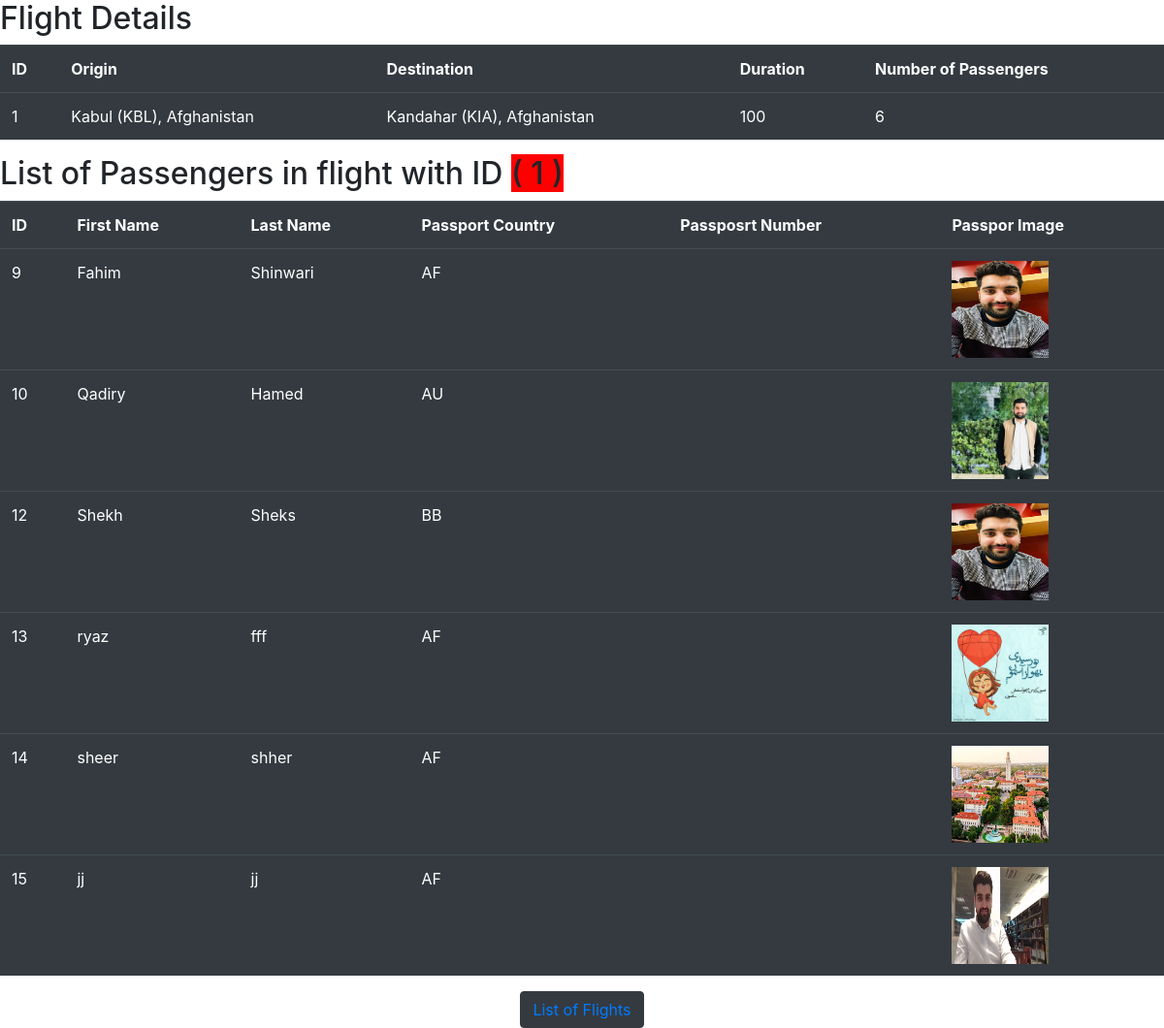
/1/ (signed in), run on the app's committed database.
### FlightsSystem/models.py (models this page shows, shortened)
class FlightModel(models.Model):
    origin = models.ForeignKey(
        AirportsModel, on_delete=models.CASCADE, max_length=30, related_name="departures")
    distination = models.ForeignKey(
        AirportsModel, on_delete=models.CASCADE, related_name="arrivals", max_length=30)
    duration = models.IntegerField()

class AirportsModel(models.Model):
    code = models.CharField(max_length=10)
    city = models.CharField(max_length=20)
    country = models.CharField(max_length=30)
    def __str__(self):
        return f" {self.city} ({self.code}), {self.country}"

class PassengersModel(models.Model):
    first = models.CharField(max_length=10)
    last = models.CharField(max_length=20)
    passportCountry = models.CharField(max_length=30)
    passport_photo = models.ImageField(
        upload_to='images/', null=True, blank=True)
    flights = models.ManyToManyField(
        FlightModel, blank=True, related_name="passengers")

### FlightsSystem/views.py (the view)
# urls.py: path("<int:flight_id>/", views.aFlightDetails, name="aFlightDetails"),
@login_required(login_url='FlightsSystem:Login')
def aFlightDetails(httprequest, flight_id):
    Flight = FlightModel.objects.get(pk=flight_id)
    if Flight:
        passengers = Flight.passengers.all()
        countpassenger = passengers.count()
        return render(httprequest, 'FlightsSystem/aFlightDetails.html', {
            "flight": Flight,
            "passengersInThisFlight": passengers,
            "countPassenger": countpassenger,
        })
    else:
        return HttpResponseNotFound('Flight not found')

### FlightsSystem/templates/FlightsSystem/aFlightDetails.html (shortened to what this page needs)
{% extends 'FlightsSystem/layout.html' %} {% block body %}
<h2>Flight Details</h2>
<table class="table table-dark table-hover">
  <th>ID</th>
  <th>Origin</th>
  <th>Destination</th>
  <th>Duration</th>
  <th>Number of Passengers</th>
  <tr>
    <td>{{flight.id}}</td>
    <td>{{flight.origin}}</td>
    <td>{{flight.distination}}</td>
    <td>{{flight.duration}}</td>
    <td>{{countPassenger}}</td>
  </tr>
</table>
<h2>
  List of Passengers in flight with ID
  <span style="background-color: red">( {{flight.id}} )</span>
</h2>
<table class="table table-dark table-hover">
  <th>ID</th>
  <th>First Name</th>
  <th>Last Name</th>
  <th>Passport Country</th>
  <th>Passposrt Number</th>
  <th>Passpor Image</th>
  {% for apassenger in passengersInThisFlight %}
  <tr>
    <td>{{apassenger.id}}</td>
    <td>{{apassenger.first}}</td>
    <td>{{apassenger.last}}</td>
    <td>{{apassenger.passportCountry}}</td>
    <td>{{apassenger.passportNumber}}</td>
    <td>
      <a href="#" class="image-link">
        <img src="{{ apassenger.passport_photo.url }}" alt="Passport Photo" width="100px" height="100px"/>
      </a>
    </td>
  </tr>
  {% endfor %}
</table>
<div style="text-align: center">
  <button class="btn btn-dark">
    <a href="{% url 'FlightsSystem:AllFLights' %}">List of Flights</a>
  </button>
</div>
{% endblock %}

### data on the page
FlightModel: id "1", origin "Kabul (KBL), Afghanistan", distination "Kandahar (KIA), Afghanistan", duration "100"
PassengersModel: id "9", first "Fahim", last "Shinwari", passportCountry "AF", passport_photo (picture)
PassengersModel: id "10", first "Qadiry", last "Hamed", passportCountry "AU", passport_photo (picture)
PassengersModel: id "12", first "Shekh", last "Sheks", passportCountry "BB", passport_photo (picture)
PassengersModel: id "13", first "ryaz", last "fff", passportCountry "AF", passport_photo (picture)
PassengersModel: id "14", first "sheer", last "shher", passportCountry "AF", passport_photo (picture)
PassengersModel: id "15", first "jj", last "jj", passportCountry "AF", passport_photo (picture)

### other printed values
{{ countPassenger }} "6"
